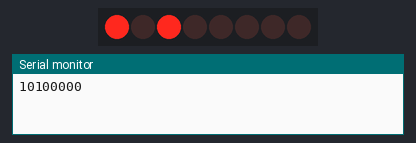
This sketch was run on a simulated Arduino Uno, built with avr-gcc and run on an emulated ATmega328P. On the bench: 8 shift-register outputs drawn as a row of LEDs (first output left, lit = HIGH), the last lines printed to the serial monitor. Wiring (inferred from the names in the program): shift register (74HC595): data pin 12; shift clock pin 9; latch pin 11. Wiring (inferred from the signals the program sends): row of LEDs: on Q0, Q1, Q2, Q3, Q4, Q5, Q6, Q7.

Above: at 0.12 s.
At 0.87 s:
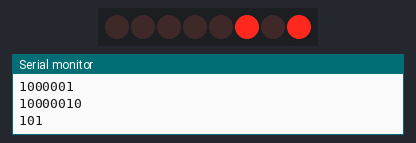
At 1.37 s:
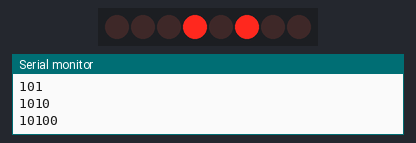
At 1.87 s:
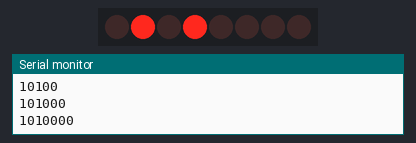
At 3.13 s:
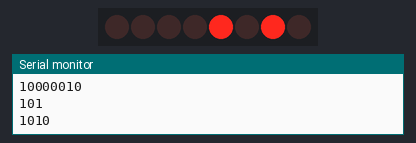
At 4.38 s:
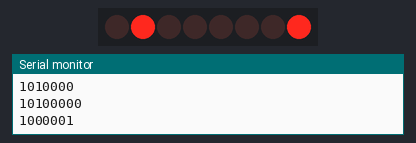
Timing chart, 0 to 4.7 s (numbered marks = the images above):
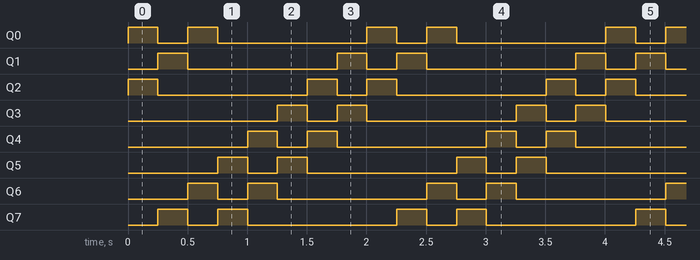

Measured:
- by itself, Q0, Q3–7: repeats every 2.0 s: LOW 0.25 s, HIGH 0.25 s, LOW 1.3 s, HIGH 0.25 s
- by itself, Q1, Q2: repeats every 2.0 s: LOW 1.3 s, HIGH 0.25 s, LOW 0.25 s, HIGH 0.25 s
- by itself, everything shown: repeats every 2.0 s, in 8 steps

The sketch:

ShiftRight_counter.ino
```cpp
int latchPin=11;
int clockPin=9;
int dataPin=12;

byte LED1s=0b10100000;
byte LSB1;
byte MSB1;
int dt=250;


void setup() {
  // put your setup code here, to run once:
Serial.begin(115200);
pinMode(latchPin, OUTPUT);
pinMode(dataPin, OUTPUT);
pinMode(clockPin, OUTPUT);
}

void loop() {
  // put your main code here, to run repeatedly:


digitalWrite(latchPin, LOW);
shiftOut(dataPin, clockPin, LSBFIRST, LED1s);
digitalWrite(latchPin, HIGH);
Serial.println(LED1s, BIN);
delay(dt);
/*LSB1=LED1s & 0b00000001;
LED1s=LED1s/2;
LED1s=LED1s | (LSB1 <<7);
*/

MSB1=LED1s & 0b10000000;
LED1s=LED1s*2;
LED1s=LED1s | (MSB1 >>7);


}
```
